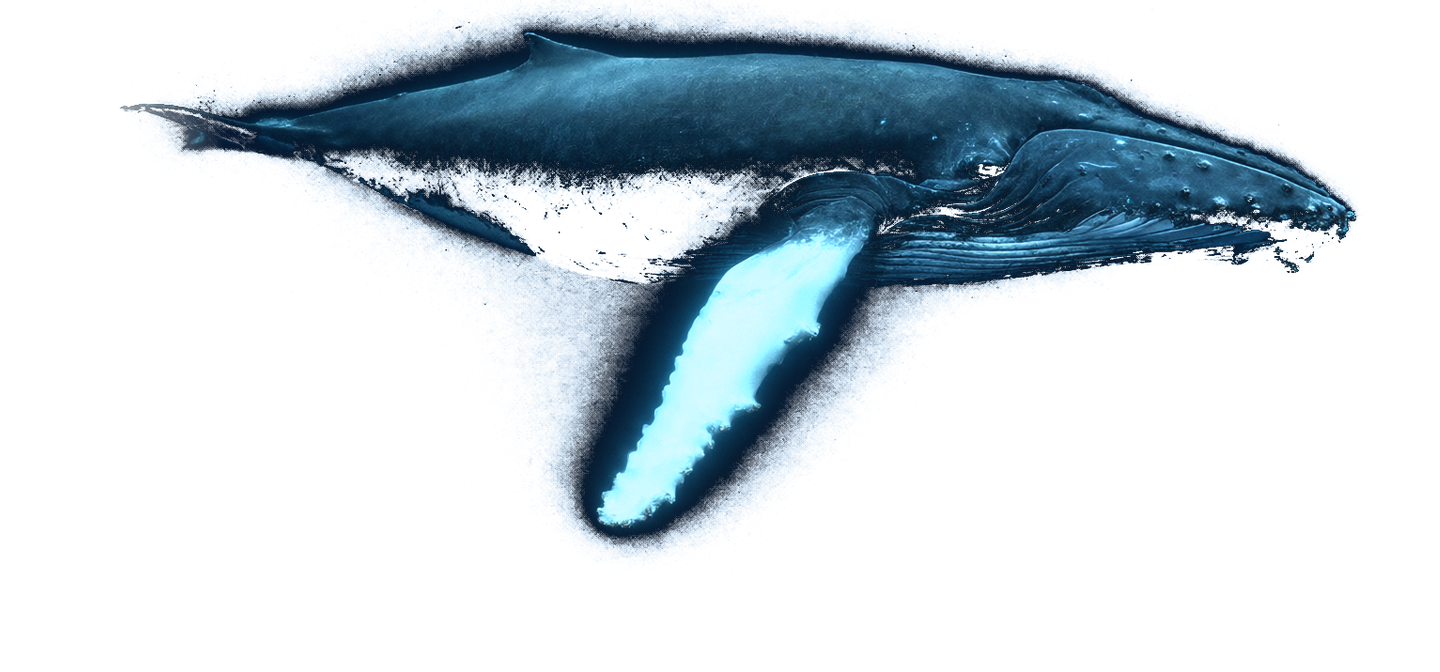
#> input picture tools/photo/art/canvas.png, 1440 x 672 px
$ python neon.py
#> lines starting #> are read from the running program, lines starting #| are printed output that depends on the picture; after the words box and inside, x2 and y2 are one past the last pixel; in counts of white or black regions, pixels touching at a corner belong together
#!/usr/bin/env python3
"""写真版の大鯨を「発光する粒子と電子の網」で描き直す。

参考イメージ（発光する点の群れ＋星座のような細い網＋ワイヤーフレームの箱＋
流れる光の筋）に寄せる。写真レンダーの形と陰影はそのまま使い、描き方だけを
ネオンの点描へ置き換える。

1. 入力 canvas.png（build.py が置いた写真版）から輝度 L とマスク A を取る
2. 体の内側に、明るい所ほど密な発光粒子をまく（暗い藍 → シアン → 白）
3. 輪郭は等輝度リングを光らせ、その上にも粒を置く（点線の輪郭）
4. 体の上にドロネー網を引き、頂点に光点を置く（星座の網）
5. 背景にワイヤーフレームの箱、流れる光の筋、ボケ、星座のかけらを描く
6. 発光を多段ブルームでにじませ、1440x672（viewBox 1200x560 の 1.2 倍）に収める

使い方（全オプションは --help）:
  ~/AI/ComfyUI/.venv/bin/python neon.py --seed 7 \
      --out art/neon.png --webp art/neon-q88.webp --webp-quality 88
"""
from __future__ import annotations

import argparse
import math
from pathlib import Path

import numpy as np
from PIL import Image, ImageDraw
from scipy.ndimage import binary_closing, binary_fill_holes, gaussian_filter, label
from scipy.spatial import Delaunay

HERE = Path(__file__).resolve().parent
VIEW_W, VIEW_H = 1200, 560
CANVAS_W, CANVAS_H = 1440, 672          # viewBox 1200x560 の 1.2 倍（既存の絵と同じ）
SS = 2                                  # 内部のスーパーサンプル倍率

# 色（0..1 の RGB。すべて青〜シアンに寄せる）
C_DIM = np.array([0.10, 0.32, 0.92], np.float32)
C_MID = np.array([0.22, 0.64, 1.00], np.float32)
C_HOT = np.array([0.90, 0.99, 1.00], np.float32)
C_RIM = np.array([0.36, 0.84, 1.00], np.float32)
C_NET = np.array([0.18, 0.56, 1.00], np.float32)
C_CUBE = np.array([0.24, 0.80, 1.00], np.float32)
C_WAVE = np.array([0.16, 0.58, 1.00], np.float32)
C_BOKEH = np.array([0.36, 0.78, 1.00], np.float32)
C_FILL_LO = np.array([0.008, 0.022, 0.070], np.float32)
C_FILL_HI = np.array([0.055, 0.195, 0.440], np.float32)
C_BODY_GLOW = np.array([0.06, 0.24, 0.62], np.float32)


def smoothstep(x: np.ndarray, a: float, b: float) -> np.ndarray:
    t = np.clip((x - a) / (b - a), 0.0, 1.0)
    return t * t * (3.0 - 2.0 * t)


def luminance(rgb: np.ndarray) -> np.ndarray:
    return 0.2126 * rgb[..., 0] + 0.7152 * rgb[..., 1] + 0.0722 * rgb[..., 2]


def resize_f(arr: np.ndarray, size: tuple[int, int]) -> np.ndarray:
    """float32 の配列を PIL の LANCZOS でリサイズする。"""
    img = Image.fromarray(arr.astype(np.float32), mode='F')
    return np.asarray(img.resize(size, Image.LANCZOS)).astype(np.float32)


def resize_rgb(arr: np.ndarray, size: tuple[int, int]) -> np.ndarray:
    return np.stack([resize_f(arr[..., i], size) for i in range(arr.shape[2])], axis=-1)


def jitter_grid(w: int, h: int, cell: float, rng: np.random.Generator) -> tuple[np.ndarray, np.ndarray]:
    """セルごとに 1 点をランダムに置く（格子状のムラを消す）。"""
    xs = np.arange(cell * 0.5, w, cell, dtype=np.float32)
    ys = np.arange(cell * 0.5, h, cell, dtype=np.float32)
    gx, gy = np.meshgrid(xs, ys)
    gx = gx + rng.uniform(-cell * 0.45, cell * 0.45, gx.shape).astype(np.float32)
    gy = gy + rng.uniform(-cell * 0.45, cell * 0.45, gy.shape).astype(np.float32)
    return gx.ravel(), gy.ravel()


def sample(field: np.ndarray, x: np.ndarray, y: np.ndarray) -> np.ndarray:
    h, w = field.shape
    ix = np.clip(x.astype(np.int64), 0, w - 1)
    iy = np.clip(y.astype(np.int64), 0, h - 1)
    return field[iy, ix]


def stamp(acc: np.ndarray, ys: np.ndarray, xs: np.ndarray, vals: np.ndarray, sigma: float) -> None:
    """サブピクセル位置にガウスの点を打つ（acc に加算）。"""
    if ys.size == 0:
        return
    h, w = acc.shape
    rad = int(max(1, math.ceil(sigma * 2.2)))
    yy, xx = np.mgrid[-rad:rad + 1, -rad:rad + 1]
    kern = np.exp(-((yy * yy + xx * xx) / (2.0 * sigma * sigma))).astype(np.float32)
    kern /= max(float(kern.sum()), 1e-6)

    y0 = ys - 0.5
    x0 = xs - 0.5
    iy = np.floor(y0).astype(np.int64)
    ix = np.floor(x0).astype(np.int64)
    fy = (y0 - iy).astype(np.float32)
    fx = (x0 - ix).astype(np.float32)
    corners = (((1.0 - fy) * fx, 0, 1), ((1.0 - fy) * (1.0 - fx), 0, 0),
               (fy * fx, 1, 1), (fy * (1.0 - fx), 1, 0))

    for wgt, dy, dx in corners:
        py = iy + dy
        px = ix + dx
        ok = (py >= 0) & (py < h) & (px >= 0) & (px < w)
        wy, wx, wv = py[ok], px[ok], vals[ok] * wgt[ok]
        for ky in range(-rad, rad + 1):
            ty = wy + ky
            ty_ok = (ty >= 0) & (ty < h)
            if not ty_ok.any():
                continue
            for kx in range(-rad, rad + 1):
                tx = wx + kx
                t_ok = ty_ok & (tx >= 0) & (tx < w)
                if not t_ok.any():
                    continue
                np.add.at(acc, (ty[t_ok], tx[t_ok]), wv[t_ok] * kern[ky + rad, kx + rad])


def raster_segments(segs: list[tuple[float, ...]], size: tuple[int, int], width: int = 2) -> np.ndarray:
    """線分の集まりを 0..1 のマスクにする（重なりは 1 で飽和）。"""
    img = Image.new('L', size, 0)
    d = ImageDraw.Draw(img)
    for x0, y0, x1, y1 in segs:
        d.line([(x0, y0), (x1, y1)], fill=255, width=width)
    return np.asarray(img, dtype=np.float32) / 255.0


def raster_polylines(polys: list[list[tuple[float, float]]], size: tuple[int, int], width: int = 2) -> np.ndarray:
    img = Image.new('L', size, 0)
    d = ImageDraw.Draw(img)
    for p in polys:
        if len(p) > 1:
            d.line(p, fill=255, width=width, joint='curve')
    return np.asarray(img, dtype=np.float32) / 255.0


def raster_polys(polys: list[list[tuple[float, float]]], size: tuple[int, int]) -> np.ndarray:
    img = Image.new('L', size, 0)
    d = ImageDraw.Draw(img)
    for p in polys:
        if len(p) > 2:
            d.polygon(p, fill=255)
    return np.asarray(img, dtype=np.float32) / 255.0


class Layer:
    """発光レイヤー（加算の発光色 em と、遮蔽のための alpha a）。"""

    def __init__(self, w: int, h: int):
        self.em = np.zeros((h, w, 3), np.float32)
        self.a = np.zeros((h, w), np.float32)

    def add(self, mask: np.ndarray, color, gain: float = 1.0, again: float = 1.0) -> None:
        self.em += mask[..., None] * np.asarray(color, np.float32)[None, None, :] * gain
        self.a += mask * again


def over(top: Layer, bottom: Layer) -> Layer:
    out = Layer(top.em.shape[1], top.em.shape[0])
    ta = np.clip(top.a, 0.0, 1.0)
    out.em = top.em + bottom.em * (1.0 - ta)[..., None]
    out.a = ta + bottom.a * (1.0 - ta)
    return out


def cube_segments(cx: float, cy: float, s: float, yaw: float, tilt: float = 0.42) -> tuple[list, list]:
    """ワイヤーフレームの箱。z が縦になるアクソノメトリック投影。"""
    v = np.array([[i, j, k] for i in (-1, 1) for j in (-1, 1) for k in (-1, 1)], np.float32)
    ca, sa = math.cos(yaw), math.sin(yaw)
    x = v[:, 0] * ca - v[:, 1] * sa
    y = v[:, 0] * sa + v[:, 1] * ca
    px = cx + x * s
    py = cy + y * s * tilt - v[:, 2] * s * 0.80
    pts = np.stack([px, py], axis=1)
    edges = [(0, 1), (0, 2), (0, 4), (1, 3), (1, 5), (2, 3),
             (2, 6), (3, 7), (4, 5), (4, 6), (5, 7), (6, 7)]
    segs = [(pts[a, 0], pts[a, 1], pts[b, 0], pts[b, 1]) for a, b in edges]
    faces = [[tuple(pts[i]) for i in (0, 2, 6, 4)],
             [tuple(pts[i]) for i in (1, 3, 7, 5)],
             [tuple(pts[i]) for i in (0, 1, 5, 4)],
             [tuple(pts[i]) for i in (2, 3, 7, 6)]]
    return segs, faces


def wave_polylines(rng: np.random.Generator, w: int, h: int, count: int, y_lo: float, y_hi: float,
                   amp_lo: float, amp_hi: float) -> list[tuple[list[tuple[float, float]], float]]:
    """横に流れる光の筋。太さ（強さ）と細さ（線幅）も持たせる。"""
    out = []
    for _ in range(count):
        base = rng.uniform(y_lo, y_hi) * h
        amp = rng.uniform(amp_lo, amp_hi) * SS
        lam = rng.uniform(90.0, 420.0) * SS
        phase = rng.uniform(0.0, 2.0 * math.pi)
        tilt = rng.uniform(-0.010, 0.010) * w
        xs = np.linspace(-0.05 * w, 1.05 * w, 260)
        ys = (base + amp * np.sin(2.0 * math.pi * xs / lam + phase)
              + amp * 0.45 * np.sin(2.0 * math.pi * xs / (lam * 2.3) + phase * 1.7 + 1.1)
              + tilt * (xs / w - 0.5))
        out.append((list(zip(xs, ys)), 0.35 + 0.65 * rng.random()))
    return out


def main() -> None:
    ap = argparse.ArgumentParser()
    ap.add_argument('--src', default=str(HERE / 'art/canvas.png'))
    ap.add_argument('--out', default=str(HERE / 'art/neon.png'))
    ap.add_argument('--webp', default='')
    ap.add_argument('--webp-quality', type=int, default=88)
    ap.add_argument('--seed', type=int, default=7)
    ap.add_argument('--bokeh', type=int, default=280)
    ap.add_argument('--dust', type=int, default=300)
    ap.add_argument('--sparks', type=int, default=1200)
    ap.add_argument('--clusters', type=int, default=18)
    ap.add_argument('--cubes', type=int, default=16)
    ap.add_argument('--front-cubes', type=int, default=4)
    ap.add_argument('--waves', type=int, default=20)
    ap.add_argument('--front-waves', type=int, default=8)
    ap.add_argument('--glow', type=float, default=1.0)
    ap.add_argument('--exposure', type=float, default=1.20)
    args = ap.parse_args()

    rng = np.random.default_rng(args.seed)
    src = Image.open(args.src).convert('RGBA')
#> src is the input picture: PIL image 1440x672 RGBA; mean R, G, B, A 17.7, 35.5, 49.1, 61.3
    big = src.resize((CANVAS_W * SS, CANVAS_H * SS), Image.LANCZOS)
    arr = np.asarray(big).astype(np.float32) / 255.0
    rgb, alpha = arr[..., :3], arr[..., 3]
    L = luminance(rgb)
    w, h = arr.shape[1], arr.shape[0]
    Ln = L / max(float(L.max()), 1e-6)

    # 体（写真では alpha=1 が不透明な体。縁の発光は alpha が薄いので切る）
    # 口の線や眼のまわりなど、写真で暗く落ちた所は alpha が抜けているので、
    # 穴を埋めて 1 つのシルエットにしてから滑らかにする（黒い裂け目を残さない）。
    solid = (alpha > 0.80)
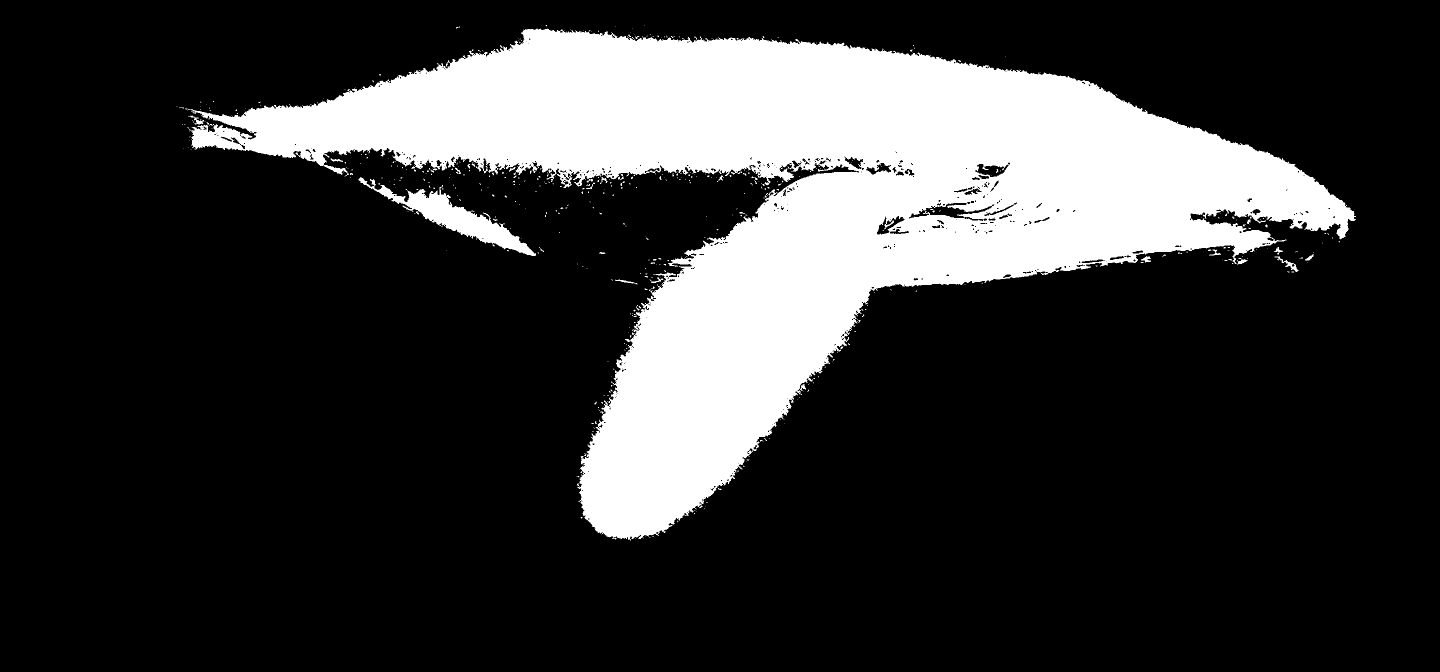
#> solid: shape (1344, 2880) bool (shown at 1/2 size); 21.2% white; 498 white regions (458 under 20 px), largest, box (x1, y1, x2, y2) and area: (375, 57, 2712, 1081) 802234, (717, 354, 1072, 512) 12175, (2549, 513, 2597, 544) 314
    solid = binary_fill_holes(solid)
#> solid: shape (1344, 2880) bool; 21.4% white; 487 white regions (448 under 20 px), largest, box (x1, y1, x2, y2) and area: (375, 57, 2712, 1081) 812961, (717, 354, 1072, 512) 12203, (2549, 513, 2597, 544) 334
    lab, _ = label(solid)
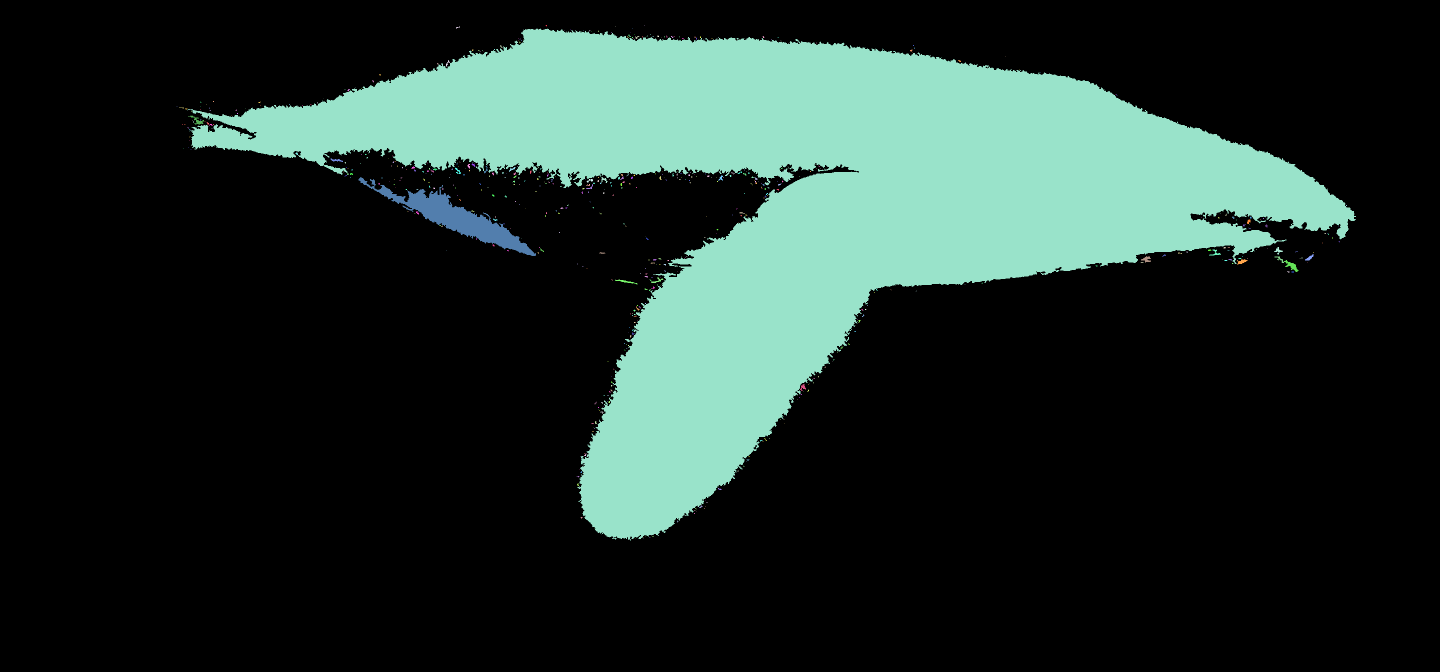
#> lab: shape (1344, 2880) int32 (shown at 1/2 size); 582 distinct labels, from 0 to 581; one colour per label, 0 black
    if lab.max() > 0:
        sizes = np.bincount(lab.ravel())
#> sizes = 582 values, max 3040842 at index 0, min 1 at index 2, mean 6650.7
        sizes[0] = 0
        solid = lab == int(sizes.argmax())
#> solid: shape (1344, 2880) bool; 21% white; 1 white region, box (x1, y1, x2, y2) and area: (375, 57, 2712, 1081) 812567
    solid = binary_closing(solid, np.ones((3, 3), bool), iterations=3)
#> solid: shape (1344, 2880) bool; 21.2% white; 1 white region, box (x1, y1, x2, y2) and area: (375, 57, 2712, 1081) 821353
    body = gaussian_filter(solid.astype(np.float32), 2.2 * SS)
    body = smoothstep(body, 0.38, 0.62)
    blur_L = gaussian_filter(Ln, 2.2 * SS)
    # 写真のしわ・溝を線ではなく点で拾うためのエッジ強度
    eg = np.hypot(*np.gradient(blur_L))
    eg = gaussian_filter(eg, 0.8 * SS)
    eg = eg / max(float(eg.max()), 1e-6)
    # 局所コントラスト（暗い側面のしわ・斑も拾えるようにする）
    hp = Ln - gaussian_filter(Ln, 16.0 * SS)
    detail = np.clip(hp * 7.0 + 0.30, 0.0, 1.0)
    detail = gaussian_filter(detail, 0.8 * SS)

    # ------------------------------------------------------------------
    # 背景レイヤー（光の筋・箱・ボケ・かけら）
    # ------------------------------------------------------------------
    bg = Layer(w, h)

    n = args.bokeh
    bx = rng.uniform(0, w, n).astype(np.float32)
    by = rng.uniform(0, h, n).astype(np.float32)
    br = rng.uniform(1.2, 13.0, n).astype(np.float32) * SS
    bi = rng.uniform(0.02, 0.12, n).astype(np.float32) * (0.35 + 0.65 * np.clip(by / h, 0, 1))
    for lo, hi, sig in ((1.2, 3.0, 0.9), (3.0, 7.0, 2.0), (7.0, 14.0, 4.5)):
        sel = (br >= lo * SS) & (br < hi * SS)
        if sel.any():
            m = np.zeros((h, w), np.float32)
            stamp(m, by[sel], bx[sel], bi[sel], sig * SS)
            bg.add(gaussian_filter(m, 0.6), C_BOKEH, 1.0, 0.9)

    for _ in range(args.clusters):
        cxx = rng.uniform(0.04 * w, 0.96 * w)
        cyy = rng.uniform(0.34 * h, 0.96 * h)
        cnt = int(rng.integers(3, 7))
        apts = [(cxx + rng.normal(0, 26 * SS), cyy + rng.normal(0, 22 * SS)) for _ in range(cnt)]
        segs = []
        for i in range(cnt):
            for j in range(i + 1, cnt):
                if rng.random() < 0.55 and math.dist(apts[i], apts[j]) < 110 * SS:
                    segs.append((apts[i][0], apts[i][1], apts[j][0], apts[j][1]))
        if segs:
            bg.add(raster_segments(segs, (w, h), 2), C_NET, 0.22, 0.30)
        m = np.zeros((h, w), np.float32)
        stamp(m, np.array([p[1] for p in apts], np.float32),
              np.array([p[0] for p in apts], np.float32),
              np.full(cnt, 0.6, np.float32), 1.8 * SS)
        bg.add(m, C_HOT, 0.6, 0.85)

    for pts, g in wave_polylines(rng, w, h, args.waves, 0.50, 0.99, 2.5, 9.0):
        bg.add(raster_polylines([pts], (w, h), 2), C_WAVE, 0.17 * g, 0.26 * g)

    cube_specs = []
    for _ in range(args.cubes):
        cxx = rng.uniform(0.02, 0.98) * w
        cyy = rng.uniform(0.40, 0.97) * h
        s = float(np.exp(rng.uniform(math.log(5 * SS), math.log(26 * SS))))
        yaw = rng.uniform(0.0, math.pi)
        depth = rng.uniform(0.0, 1.0)
        cube_specs.append((cxx, cyy, s, yaw, 0.34 + 0.66 * depth))
    face_polys = []
    for cxx, cyy, s, yaw, _g in cube_specs:
        _segs, faces = cube_segments(cxx, cyy, s, yaw)
        face_polys.extend(faces)
    bg.add(raster_polys(face_polys, (w, h)), C_CUBE, 0.035, 0.05)
    for cxx, cyy, s, yaw, g in cube_specs:
        segs, _faces = cube_segments(cxx, cyy, s, yaw)
        bg.add(raster_segments(segs, (w, h), 2), C_CUBE, 0.26 * g, 0.30 * g)

    n = args.dust
    dy = rng.uniform(0, h, n).astype(np.float32)
    dx = rng.uniform(0, w, n).astype(np.float32)
    dv = rng.uniform(0.02, 0.14, n).astype(np.float32)
    m = np.zeros((h, w), np.float32)
    stamp(m, dy, dx, dv, 0.9 * SS)
    bg.add(gaussian_filter(m, 0.5), C_MID, 1.0, 0.85)

    # 鯨のまわりのほのかな水の光（参考画像の「光る水」に寄せる）
    bg.add(gaussian_filter(body, 22.0 * SS) * (0.055 + 0.10 * np.clip(Ln * 1.15, 0.0, 1.0)), C_BODY_GLOW, 1.0, 0.22)

    # ------------------------------------------------------------------
    # 鯨レイヤー
    # ------------------------------------------------------------------
    whale = Layer(w, h)

    # 体の下地: 写真の輝度を「深い藍 → 青 → シアン」のランプに写す。
    # 明るい所（背の稜線・腹・胸びれ）はそのまま光の色になる。
    t = np.clip((Ln * 1.35) ** 0.85, 0.0, 1.0)
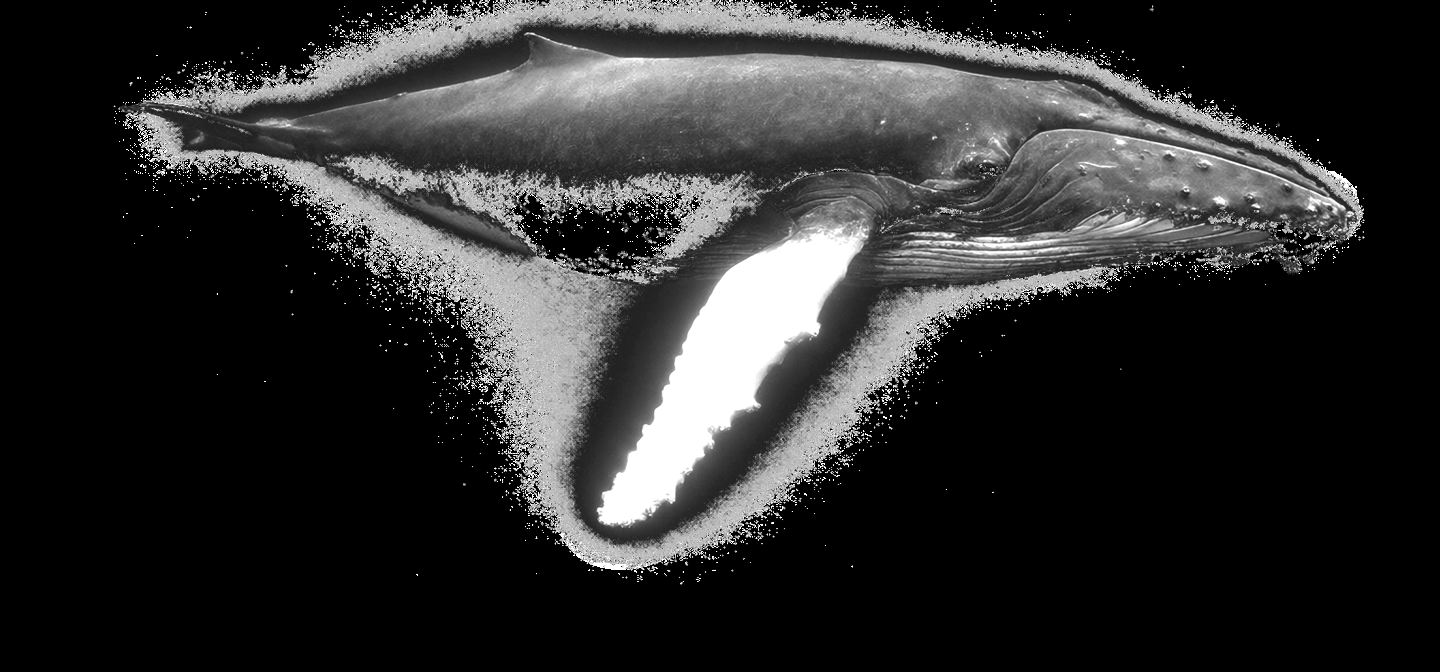
#> t: shape (1344, 2880) float32 (shown at 1/2 size); min 0, max 1, mean 0.181
    fill = C_FILL_LO[None, None, :] + (C_FILL_HI - C_FILL_LO)[None, None, :] * t[..., None]
    hi = np.clip((t - 0.42) / 0.58, 0.0, 1.0)[..., None] ** 1.4
#> (the rest of the program and of its run is left out)
